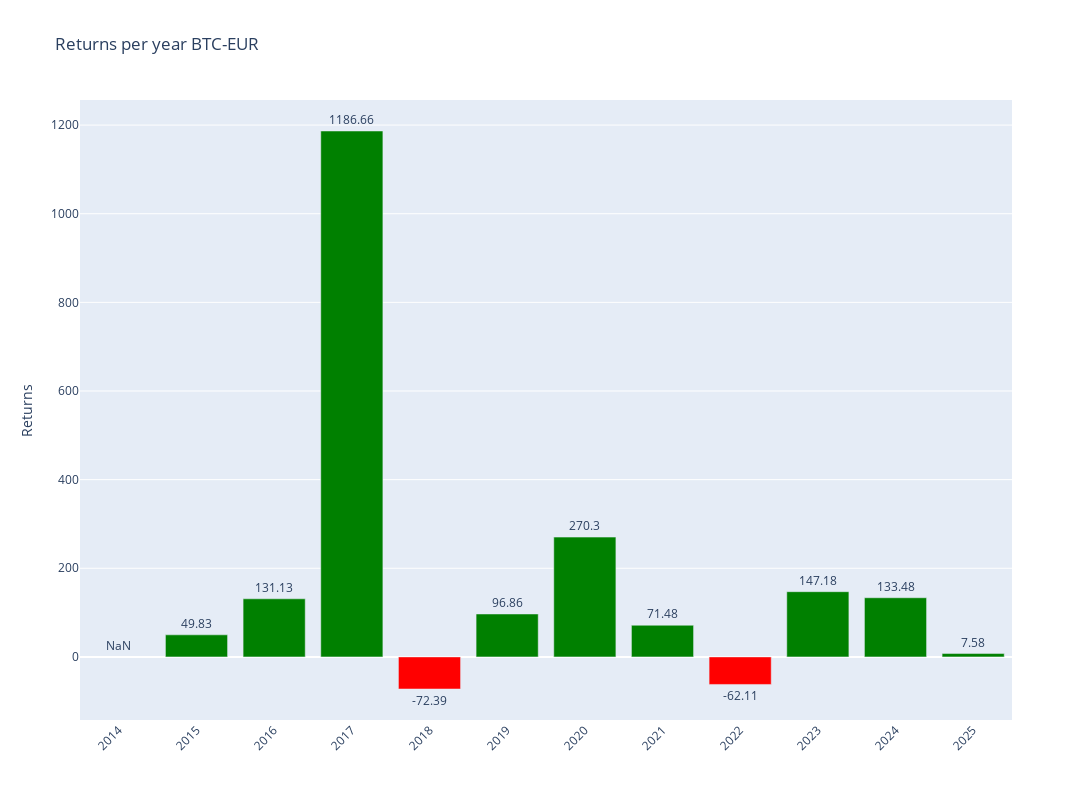

Notebook code cell kept with this figure:
### Code cell
# Plotly
fig = make_subplots()

# Add colors
colors = ['green' if x >= 0 else 'red' for x in annual_data['Return']]

# Graph (1,1)
fig.add_trace(go.Bar(y=annual_data['Return'],x=annual_data['Return'].index,text=round(annual_data['Return'],2),textposition='outside',marker_color=colors,hoverinfo='skip'),row=1,col=1)

# Update xaxis properties
fig.update_yaxes(title_text="Returns", row=1, col=1)

fig.update_layout(xaxis=dict(tickvals=annual_data.index,tickangle=-45),height=800, width=1300,title=f"Returns per year {ticker}")

fig.show()

### Figure 1 — Plotly figure (JSON) as saved in the notebook; plotly's stock layout.template omitted (floating-point values rounded to 4 significant figures)
{"data": [{"hoverinfo": "skip", "marker": {"color": ["red", "green", "green", "green", "red", "green", "green", "green", "red", "green", "green", "green"]}, "text": [NaN, 49.83, 131.1, 1187.0, -72.39, 96.86, 270.3, 71.48, -62.11, 147.2, 133.5, 7.58], "textposition": "outside", "type": "bar", "x": [2014, 2015, 2016, 2017, 2018, 2019, 2020, 2021, 2022, 2023, 2024, 2025], "xaxis": "x", "y": [NaN, 49.83, 131.1, 1187.0, -72.39, 96.86, 270.3, 71.48, -62.11, 147.2, 133.5, 7.582], "yaxis": "y"}], "layout": {"height": 800, "title": {"text": "Returns per year BTC-EUR"}, "width": 1300, "xaxis": {"anchor": "y", "domain": [0, 1], "tickangle": -45, "tickvals": [2014, 2015, 2016, 2017, 2018, 2019, 2020, 2021, 2022, 2023, 2024, 2025]}, "yaxis": {"anchor": "x", "domain": [0, 1], "title": {"text": "Returns"}}}}
